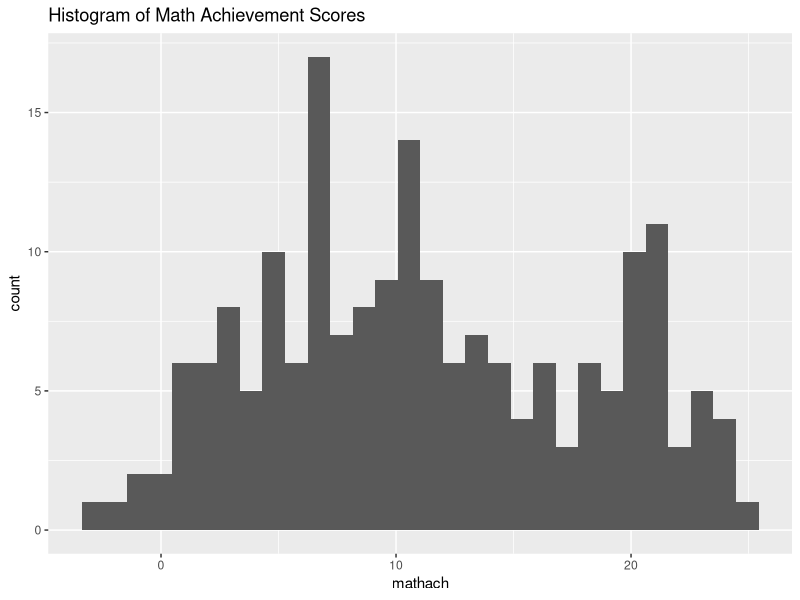
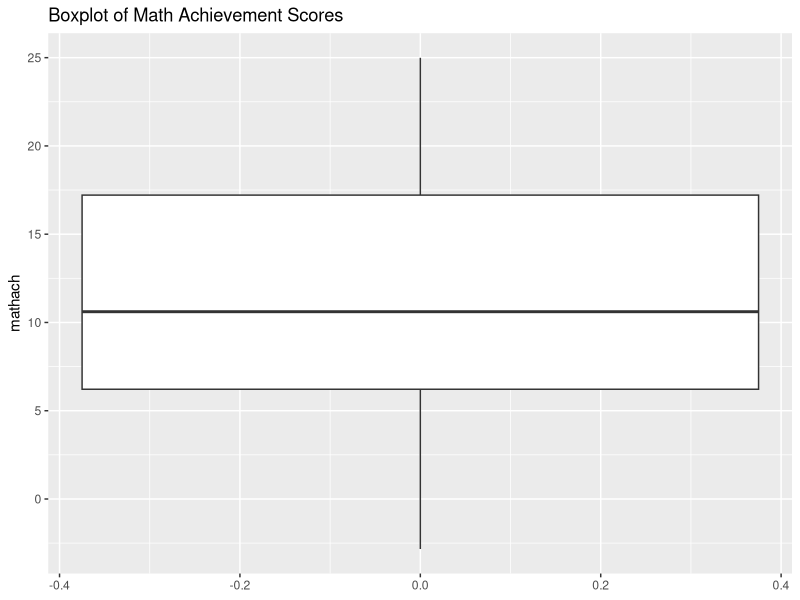
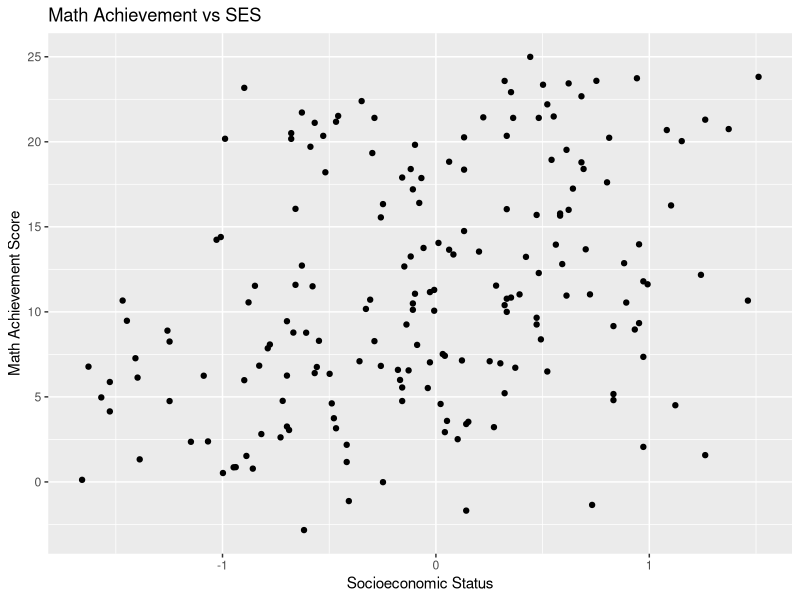
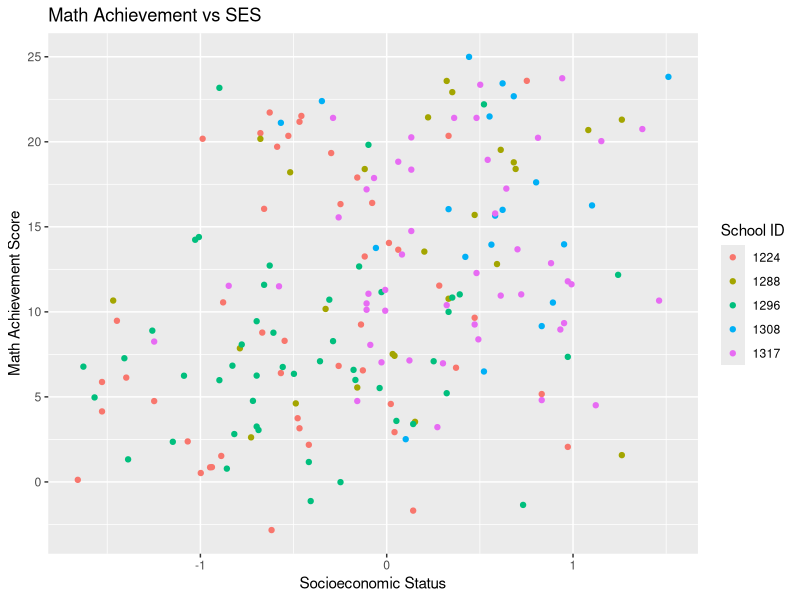
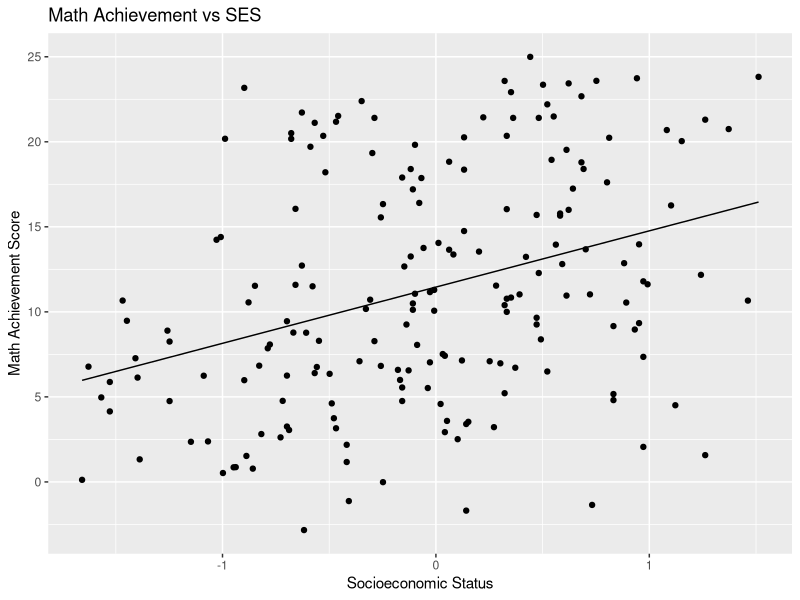
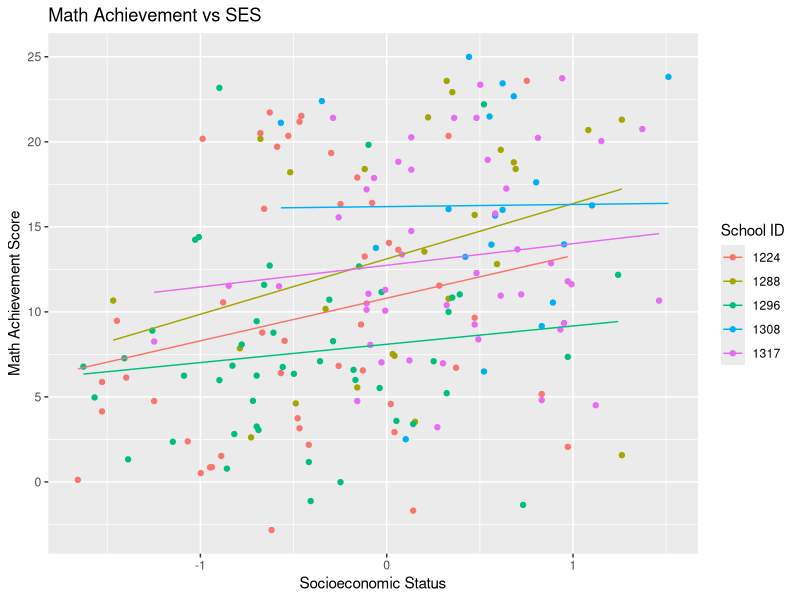

These charts were generated, in order, by the following R code:
# Linear Regression Review
# Chapter 1 Exercise
# High-school-and-beyond data
setwd("~/WORKING_DIRECTORIES/learning/multilevel_modeling")
library(foreign)
library(ggplot2)
library(dplyr)
library(lmtest)
hsb <- read.dta("dta_files/hsb.dta")
#-----------------------------------------------------------------------------------
# (1) Keep desired variables and desired schools
hsb <- select(hsb,schoolid,mathach,ses,minority)
hsb <- subset(hsb,schoolid %in% c(1224,1288,1296,1308,1317))
#-----------------------------------------------------------------------------------
# (2) Obtain summary statistics of variables, also by school
# Convert categorical variables to factors
hsb$schoolid <- factor(hsb$schoolid)
hsb$minority <- factor(hsb$minority)
levels(hsb$minority) <- c("white","nonwhite")
# Overall summary statistics
summary(hsb)
# Summary statistics by school
summary(subset(hsb,schoolid==1224))
summary(subset(hsb,schoolid==1288))
summary(subset(hsb,schoolid==1296))
summary(subset(hsb,schoolid==1308))
summary(subset(hsb,schoolid==1317))
#-----------------------------------------------------------------------------------
# (3) Create a histogram and boxplot of math achievement score
plot01 <- ggplot(hsb, aes(x = mathach)) +
  geom_histogram() +
  ggtitle("Histogram of Math Achievement Scores")
plot01

plot02 <- ggplot(hsb, aes(y = mathach)) +
  geom_boxplot() +
  ggtitle("Boxplot of Math Achievement Scores")
plot02
#-----------------------------------------------------------------------------------
# (4) Create a scatterplot of mathach versus ses, also by school
plot03 <- ggplot(hsb, aes(y = mathach, x = ses)) +
  geom_point() +
  ylab("Math Achievement Score") +
  xlab("Socioeconomic Status") +
  ggtitle("Math Achievement vs SES")
plot03
# By school
plot04 <- ggplot(hsb, aes(y = mathach, x = ses, color = schoolid)) +
  geom_point() +
  ylab("Math Achievement Score") +
  xlab("Socioeconomic Status") +
  ggtitle("Math Achievement vs SES") + 
  scale_color_discrete(name = "School ID")
plot04
#-----------------------------------------------------------------------------------
# (5) Treat Math Achievement as the response and SES as the explanatory
#     variable. Fit a simple linear regression model
model01 <- lm(data = hsb, formula = mathach ~ ses)
summary(model01)
# Call:
# lm(formula = mathach ~ ses, data = hsb)
# 
# Residuals:
#      Min       1Q   Median       3Q      Max 
# -15.2302  -5.0832  -0.6861   5.1117  14.6851 
# 
# Coefficients:
#             Estimate Std. Error t value Pr(>|t|)    
# (Intercept)  11.4565     0.4734  24.200  < 2e-16 ***
# ses           3.3070     0.6602   5.009 1.27e-06 ***
# ---
# Signif. codes:  0 ‘***’ 0.001 ‘**’ 0.01 ‘*’ 0.05 ‘.’ 0.1 ‘ ’ 1
# 
# Residual standard error: 6.471 on 186 degrees of freedom
# Multiple R-squared:  0.1189,	Adjusted R-squared:  0.1141 
# F-statistic: 25.09 on 1 and 186 DF,  p-value: 1.267e-06
#-----------------------------------------------------------------------------------
# (6) Save the fitted values of the linear regression
hsb$yhat <- model01$fitted.values
# By school
model01a <- lm(data = subset(hsb,schoolid == 1224), formula = mathach ~ ses)
model01b <- lm(data = subset(hsb,schoolid == 1288), formula = mathach ~ ses)
model01c <- lm(data = subset(hsb,schoolid == 1296), formula = mathach ~ ses)
model01d <- lm(data = subset(hsb,schoolid == 1308), formula = mathach ~ ses)
model01e <- lm(data = subset(hsb,schoolid == 1317), formula = mathach ~ ses)
fit1 <- model01a$fitted.values
fit2 <- model01b$fitted.values
fit3 <- model01c$fitted.values
fit4 <- model01d$fitted.values
fit5 <- model01e$fitted.values
hsb$yhat1 <- c(fit1,fit2,fit3,fit4,fit5)
#-----------------------------------------------------------------------------------
# (7) Fit the same scatterplots, but now with the regression line
plot03 + geom_line(data = hsb, aes(y = yhat, x = ses))
# By school
plot04 + geom_line(data = hsb, aes(y = yhat1, x = ses, color = schoolid))
#-----------------------------------------------------------------------------------
# (8) Extend the regression model by including dummy variabels for the schools
#     Note that school 1224 will be the reference group
#
#     Without factor variables (create dummies)
hsb$S1288 <- hsb$schoolid==1288
hsb$S1296 <- hsb$schoolid==1296
hsb$S1308 <- hsb$schoolid==1308
hsb$S1317 <- hsb$schoolid==1317
model02 <- lm(data = hsb, formula = mathach ~ ses + S1288 + S1296 + S1308 + S1317)
summary(model02)
# Call:
# lm(formula = mathach ~ ses + S1288 + S1296 + S1308 + S1317, data = hsb)
# 
# Residuals:
#      Min       1Q   Median       3Q      Max 
# -13.9759  -4.1968  -0.7519   5.2209  16.3813 
# 
# Coefficients:
#             Estimate Std. Error t value Pr(>|t|)    
# (Intercept)  10.4925     0.9676  10.844  < 2e-16 ***
# ses           1.7890     0.7594   2.356  0.01955 *  
# S1288TRUE     2.8007     1.6004   1.750  0.08180 .  
# S1296TRUE    -2.0954     1.2797  -1.637  0.10328    
# S1308TRUE     4.8184     1.8183   2.650  0.00876 ** 
# S1317TRUE     2.0674     1.4101   1.466  0.14433    
# ---
# Signif. codes:  0 ‘***’ 0.001 ‘**’ 0.01 ‘*’ 0.05 ‘.’ 0.1 ‘ ’ 1
# 
# Residual standard error: 6.236 on 182 degrees of freedom
# Multiple R-squared:  0.1992,	Adjusted R-squared:  0.1772 
# F-statistic: 9.054 on 5 and 182 DF,  p-value: 1.051e-07
#
# With factor variables (easier option)
model03 <- lm(data = hsb, formula = mathach ~ ses + factor(schoolid))
summary(model03)
# Call:
# lm(formula = mathach ~ ses + factor(schoolid), data = hsb)
# 
# Residuals:
#      Min       1Q   Median       3Q      Max 
# -13.9759  -4.1968  -0.7519   5.2209  16.3813 
# 
# Coefficients:
#             Estimate Std. Error t value Pr(>|t|)    
# (Intercept)           10.4925     0.9676  10.844  < 2e-16 ***
# ses                    1.7890     0.7594   2.356  0.01955 *  
# factor(schoolid)1288   2.8007     1.6004   1.750  0.08180 .  
# factor(schoolid)1296  -2.0954     1.2797  -1.637  0.10328    
# factor(schoolid)1308   4.8184     1.8183   2.650  0.00876 ** 
# factor(schoolid)1317   2.0674     1.4101   1.466  0.14433    
# ---
# Signif. codes:  0 ‘***’ 0.001 ‘**’ 0.01 ‘*’ 0.05 ‘.’ 0.1 ‘ ’ 1
# 
# Residual standard error: 6.236 on 182 degrees of freedom
# Multiple R-squared:  0.1992,	Adjusted R-squared:  0.1772 
# F-statistic: 9.054 on 5 and 182 DF,  p-value: 1.051e-07
#
# Test the null hypothesis that all four dummy variables are zero
# Using a Likelihood Ratio Test (lmtest package)
lrtest(model01,model03)
# Likelihood ratio test
# 
# Model 1: mathach ~ ses
# Model 2: mathach ~ ses + factor(schoolid)
#   #Df  LogLik Df  Chisq Pr(>Chisq)   
# 1   3 -616.81                        
# 2   7 -607.82  4 17.974   0.001249 **
#   ---
# Signif. codes:  0 ‘***’ 0.001 ‘**’ 0.01 ‘*’ 0.05 ‘.’ 0.1 ‘ ’ 1
#-----------------------------------------------------------------------------------
# (9) Add interactions between the school dummies and SES
model04 <- lm(data = hsb, formula = mathach ~ ses*factor(schoolid))
summary(model04)
# Call:
# lm(formula = mathach ~ ses * factor(schoolid), data = hsb)
# 
# Residuals:
#      Min       1Q   Median       3Q      Max 
# -15.6483  -4.4246  -0.8679   4.6355  16.0444 
# 
# Coefficients:
#                          Estimate Std. Error t value Pr(>|t|)    
# (Intercept)               10.8051     1.1181   9.664   <2e-16 ***
# ses                        2.5086     1.4761   1.700   0.0910 .  
# factor(schoolid)1288       2.3098     1.6976   1.361   0.1753    
# factor(schoolid)1296      -2.7114     1.5603  -1.738   0.0840 .  
# factor(schoolid)1308       5.3838     2.3949   2.248   0.0258 *  
# factor(schoolid)1317       1.9326     1.5477   1.249   0.2134    
# ses:factor(schoolid)1288   0.7469     2.4181   0.309   0.7578    
# ses:factor(schoolid)1296  -1.4326     2.0452  -0.700   0.4845    
# ses:factor(schoolid)1308  -2.3826     3.3458  -0.712   0.4773    
# ses:factor(schoolid)1317  -1.2347     2.2116  -0.558   0.5774    
# ---
# Signif. codes:  0 ‘***’ 0.001 ‘**’ 0.01 ‘*’ 0.05 ‘.’ 0.1 ‘ ’ 1
# 
# Residual standard error: 6.28 on 178 degrees of freedom
# Multiple R-squared:  0.2058,	Adjusted R-squared:  0.1657 
# F-statistic: 5.125 on 9 and 178 DF,  p-value: 3.569e-06